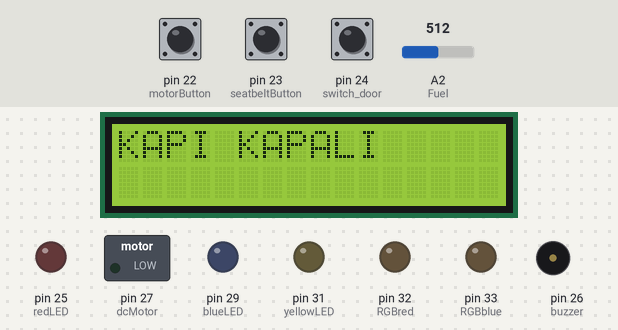
Recording of a sketch running on a simulated Arduino Mega 2560, built with avr-gcc and run on an emulated ATmega2560. Shown: 16×2 character LCD, switched loads named in the sketch (green lamp = pin HIGH), output pins drawn as LEDs (lit = HIGH), buzzer (waves = sounding, pin HIGH). The test bench sets the inputs (shaded band); at power-on: A2 (Fuel) = 512, pin 24 (switch_door) LOW, pin 22 (motorButton) HIGH, pin 23 (seatbeltButton) HIGH.

Above: at 2.7 s.
2.8 s: A2 (Fuel) set to 109
At 3.8 s:
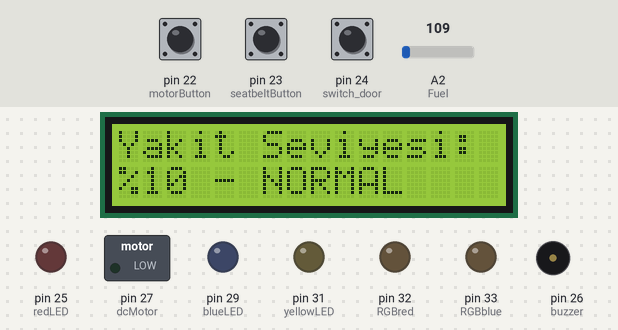
8.4 s: A2 (Fuel) set to 98
At 9.2 s:
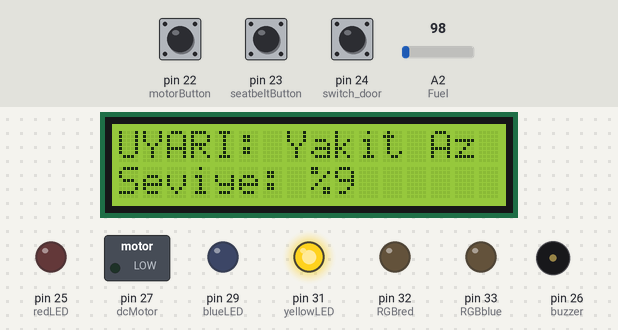
11.6 s: pin 24 (switch_door) pulled HIGH for 3.2 s
At 12.98 s:
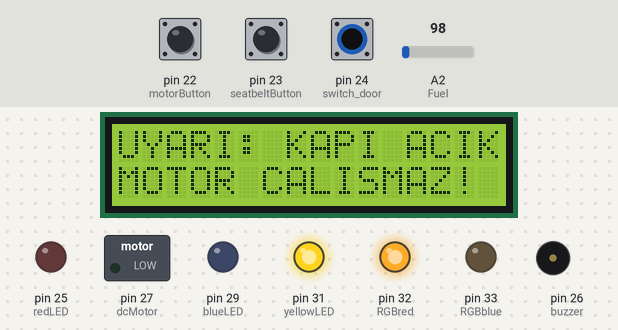
16.3 s: A2 (Fuel) set to 55
At 18.5 s:
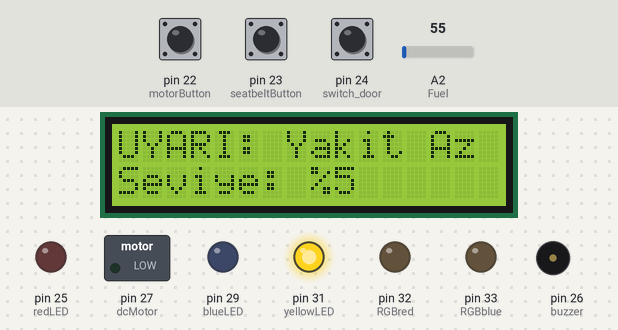
19.2 s: A2 (Fuel) set to 49
At 20.2 s:
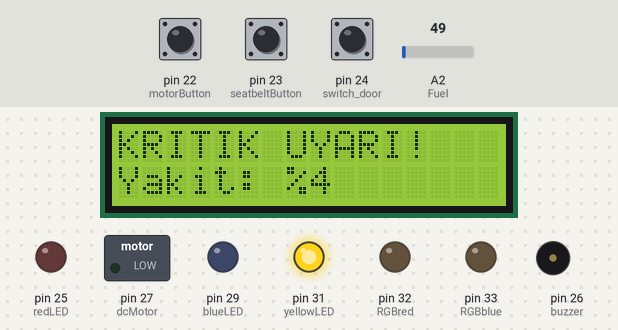
24.8 s: A2 (Fuel) set to 12
At 27.1 s:
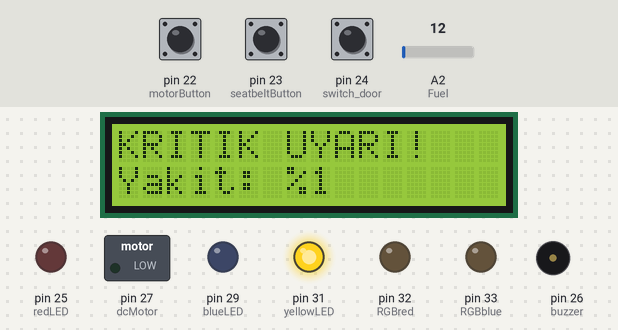
27.8 s: A2 (Fuel) set to 9
Timing chart, 0 to 30.8 s (numbered marks = the images above; inputs shaded):
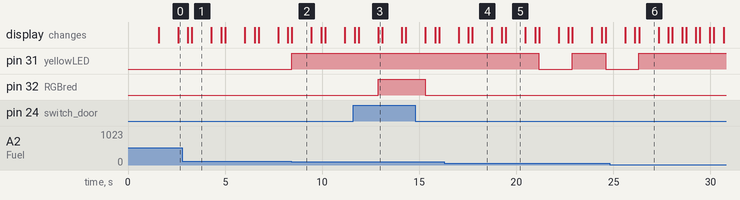

The sketch:

sketch_apr22a.ino
```cpp
#include <LiquidCrystal.h>
#define LDR_THRESHOLD 250

LiquidCrystal lcd(12, 11, 10, 9, 8, 7);

// Input
const int motorButton = 22;
const int seatbeltButton = 23;
const int temp = A0;
const int Light = A1;
const int Fuel = A2;
const int switch_door = 24;

// Output
const int redLED = 25;
const int buzzer = 26;
const int dcMotor = 27;
const int dcFan = 28;
const int blueLED = 29;
const int yellowLED= 31;
const int RGBred = 32;
const int RGBblue = 33;

unsigned long prevMillis = 0;
bool ledState = LOW;
bool motorRunning = false;
bool fanRunning = false;
bool kapiAcik = false;
bool fuelState = false;

void setup() {
  Serial.begin(9600);
  lcd.begin(16, 2);

  pinMode(motorButton, INPUT_PULLUP);
  pinMode(seatbeltButton, INPUT_PULLUP);
  pinMode(temp,INPUT);
  pinMode(Light,INPUT);
  pinMode(Fuel,INPUT);
  pinMode(switch_door, INPUT);

  pinMode(redLED, OUTPUT);
  pinMode(buzzer, OUTPUT);
  pinMode(dcMotor, OUTPUT);
  pinMode(dcFan, OUTPUT);
  pinMode(blueLED, OUTPUT);
  pinMode(yellowLED,OUTPUT);
  pinMode(RGBred, OUTPUT);
  pinMode(RGBblue, OUTPUT);

  lcd.setCursor(0, 0);
  lcd.print("Sistem Hazir");
  delay(1500);
  lcd.clear();
}
void loop(){

  FUEL4();
  DOOR5();


  if(motorRunning) {
    TempAC2();
    HeadLight3();
  } else{
    digitalWrite(yellowLED, HIGH);
    digitalWrite(buzzer, LOW);
    digitalWrite(redLED, LOW);
    digitalWrite(blueLED, LOW);
    digitalWrite(dcFan, LOW);
  }
}
void EngSb1() {
  bool motorBasili = !digitalRead(motorButton);
  bool kemerTakili = !digitalRead(seatbeltButton);

  if (motorBasili && kemerTakili && !motorRunning) {
    digitalWrite(dcMotor, HIGH);
    digitalWrite(buzzer, LOW);
    digitalWrite(redLED, LOW);
    lcd.clear();
    lcd.print("Motor Calisiyor");
    motorRunning = true;
  }
  else if (motorRunning && !kemerTakili) {
    digitalWrite(buzzer, HIGH);
    digitalWrite(redLED, HIGH);
    lcd.clear();
    lcd.print("KEMERI TAK!");
  }
  else if (motorRunning && kemerTakili) {
    digitalWrite(buzzer, LOW);
    digitalWrite(redLED, LOW);
  }

  static bool oncekiButon = HIGH;
  bool simdikiButon = digitalRead(motorButton);

  if (oncekiButon == LOW && simdikiButon == HIGH && motorRunning) {
    digitalWrite(dcMotor, LOW);
    lcd.clear();
    lcd.print("Motor Kapali");
    motorRunning = false;
  }
  oncekiButon = simdikiButon;

  delay(500);
  lcd.clear();
}

void TempAC2(){

  int ANALOGvalue = analogRead(temp);
  float volt = ANALOGvalue * (5.0/1023.0);
  float TEMP = volt * 100;

  Serial.print("Sıcaklık: ");
  Serial.print(TEMP);
  Serial.println(" °C");

  if (TEMP > 25.0){
    digitalWrite(dcFan,HIGH);
    lcd.clear();
    lcd.setCursor(0,0);
    lcd.print(TEMP);
    lcd.setCursor(0,1);
    delay(500);
    lcd.print("Air-Condition ON");
  } else {
    digitalWrite(dcFan, LOW);
    lcd.clear();
    lcd.setCursor(0,0);
    lcd.print(TEMP);
    delay(500);
    lcd.clear();
    lcd.setCursor(0,1);
    lcd.print("Air-Condition OFF");
    delay(500);
  }

delay(500);
}

void HeadLight3() {
  int ldrValue = analogRead(Light);
  Serial.print("LDR Değeri: ");
  Serial.println(ldrValue);

  if (ldrValue <= LDR_THRESHOLD) {
    digitalWrite(blueLED, HIGH);
    lcd.clear();
    lcd.setCursor(0, 0);
    lcd.print("Karanlik:");
    lcd.print(ldrValue);
    lcd.setCursor(0, 1);
    lcd.print("Farlar: ACIK");
  } else {
    digitalWrite(blueLED, LOW);
    lcd.clear();
    lcd.setCursor(0, 0);
    lcd.print("Aydinlik");
    lcd.print(ldrValue);
    lcd.setCursor(0, 1);
    lcd.print("Farlar: KAPALI");
  }

  delay(500);
}

void FUEL4() {
  int potValue = analogRead(Fuel);
  int fuelPercent = map(potValue, 0, 1023, 0, 100);

  lcd.clear();
  lcd.print("Pot: ");
  lcd.print(potValue);
  lcd.print(" -> %");
  lcd.println(fuelPercent);


  if(fuelPercent <= 0) {
    motorRunning = false;
    digitalWrite(dcMotor, LOW);
    lcd.clear();
    lcd.print("YAKIT BITTI!");
    digitalWrite(yellowLED, HIGH);
    delay(500);
    fuelState = false;
    return;
  }
  else {
    fuelState = true;
    if(fuelPercent < 5) {
      criticalFuel(fuelPercent);
    }
    else if(fuelPercent < 10) {
      lowFuel(fuelPercent);
    }
    else {
      normalFuel(fuelPercent);
    }
  }

  delay(500);
}


void criticalFuel(int percent) {
  static unsigned long prevMillis = 0;
  static bool ledState = LOW;

  if(millis() - prevMillis >= 500) {
    prevMillis = millis();
    ledState = !ledState;
    digitalWrite(yellowLED, ledState);
  }

  lcd.clear();
  lcd.print("KRITIK UYARI!");
  lcd.setCursor(0,1);
  lcd.print("Yakit: %");
  lcd.print(percent);
  delay(500);
}

void lowFuel(int percent) {
  digitalWrite(yellowLED, HIGH);
  lcd.clear();
  lcd.print("UYARI: Yakit Az");
  lcd.setCursor(0,1);
  lcd.print("Seviye: %");
  lcd.print(percent);
  delay(500);
}

void normalFuel(int percent) {
  digitalWrite(yellowLED, LOW);
  lcd.clear();
  lcd.print("Yakit Seviyesi:");
  lcd.setCursor(0,1);
  lcd.print("%");
  lcd.print(percent);
  lcd.print(" - NORMAL");
  delay(500);
}

void DOOR5() {
  kapiAcik = digitalRead(switch_door);

  if(kapiAcik) {
    analogWrite(RGBred, 255);
    analogWrite(RGBblue, 80);
    lcd.clear();
    lcd.print("UYARI: KAPI ACIK");
    lcd.setCursor(0,1);
    lcd.print("MOTOR CALISMAZ!");

    if(motorRunning) {
      digitalWrite(dcMotor, LOW);
      motorRunning = false;
    }
  }
   else {
    digitalWrite(RGBred, LOW);
    digitalWrite(RGBblue, LOW);
    lcd.clear();
    lcd.print("KAPI KAPALI");
    if(fuelState){
      EngSb1();
    }
  }

  delay(200);
}
```

Measured:
- the behaviour switches between 103 and 102 on A2 (Fuel) (found by bisection; images 1 and 2)
- the behaviour switches between 52 and 51 on A2 (Fuel) (found by bisection; images 4 and 5)
- after the input at 8.4 s, pin 31 (yellowLED): LOW → HIGH at once; the display: changes at once (image 2)
- after the input at 11.6 s, pin 32 (RGBred): LOW → HIGH after 1.3 s, → LOW 2.4 s later; the display: first differs from a run without the input after 1.3 s (image 3)
- after the input at 19.2 s, pin 31 (yellowLED): HIGH → LOW after 2.0 s, → HIGH 1.7 s later, → LOW 1.7 s later; the display: first differs from a run without the input after 0.26 s (image 5)
- after the input at 27.8 s, pin 31 (yellowLED): stays HIGH (without the input it goes to LOW after 0.23 s)
- what the display in image 1 shows lasts 1.0 s, from 3.3 s to 4.3 s
